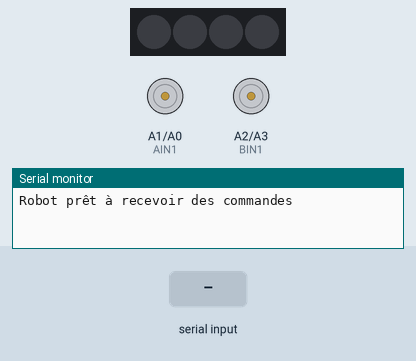
The sketch below on a simulated Arduino Uno, built with avr-gcc and run on an emulated ATmega328P. Shown: 4 RGB LEDs in strip order, left to right, motor-driver pin pairs drawn as motors (green arrow = first pin HIGH = forward, orange = second pin HIGH = backward, longer = more drive, scaled by the enable pin), the last lines printed to the serial monitor. The inputs (shaded band) are chosen by the test bench.

Above: at 1.2 s.
1.3 s: "AVANCER;" received over the second serial link
At 1.7 s:
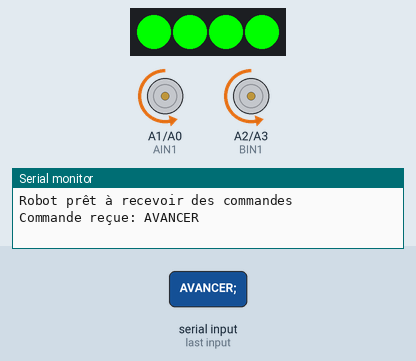
2.8 s: "RECULER;" received over the second serial link
At 4.0 s:
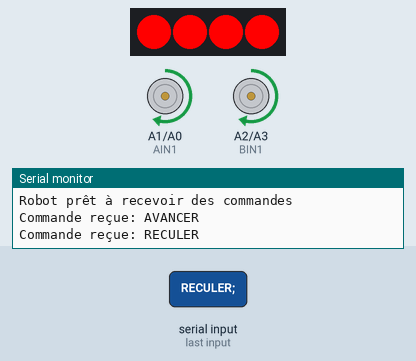
4.3 s: "A_GAUCHE;" received over the second serial link
At 5.2 s:
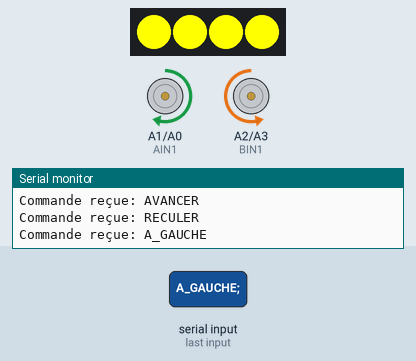
5.8 s: "A_DROITE;" received over the second serial link
At 6.3 s:
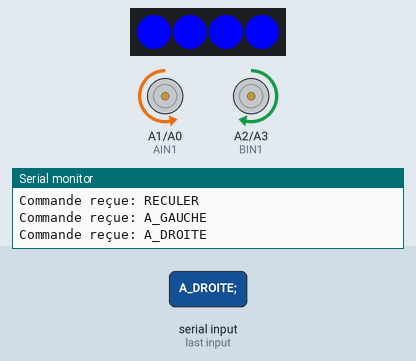
7.3 s: "STOP;" received over the second serial link
At 8.6 s:
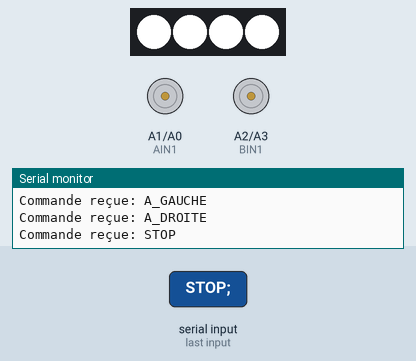
Timing chart, 0 to 9.8 s (numbered marks = the images above; inputs shaded):
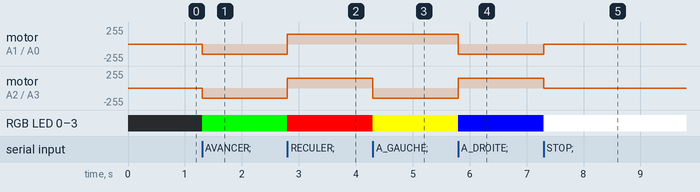

The sketch:

Alphabot2.ino
```cpp
#include <SoftwareSerial.h>
#include "Alphabot2.h" // Inclure le fichier de la classe

Alphabot2 robot; //on definit l'appelle de classe avec "robot"

SoftwareSerial btSerial(3, 2); // RX, TX pour la communication Bluetooth

void setup() {
  Serial.begin(9600);
  btSerial.begin(9600); // Initialiser la communication Bluetooth

  Serial.println("Robot prêt à recevoir des commandes");
}

void loop() {
  if (btSerial.available()) {
    String command = btSerial.readStringUntil(';');
    Serial.println("Commande reçue: " + command);

    if (command == "AVANCER") {
      robot.avancer(150); // Vitesse 150 pour avancer
    } else if (command == "RECULER") {
      robot.reculer(150); // Vitesse 150 pour reculer
    } else if (command == "A_GAUCHE") {
      robot.gauche(150); // Vitesse 150 pour tourner à gauche
    } else if (command == "A_DROITE") {
      robot.droite(150); // Vitesse 150 pour tourner à droite
    } else if (command == "STOP") {
      robot.stop(); // Arrêter le robot
    } else {
      btSerial.println("NOK"); // Commande incorrecte
    }
  }
}
```

Alphabot2.h
```cpp
#ifndef ALPHABOT2_H
#define ALPHABOT2_H

#include <Adafruit_NeoPixel.h>
#include <Arduino.h>
#include <SoftwareSerial.h> // Include SoftwareSerial library

#define PWMA 6           // Left Motor Speed pin (ENA)
#define AIN2 A0          // Motor-L forward (IN2)
#define AIN1 A1          // Motor-L backward (IN1)
#define PWMB 5           // Right Motor Speed pin (ENB)
#define BIN1 A2          // Motor-R forward (IN3)
#define BIN2 A3          // Motor-R backward (IN4)
#define PIN 7            // LED pin
#define BT_RX_PIN 3      // Bluetooth RX pin (D2)
#define BT_TX_PIN 2      // Bluetooth TX pin (D3)

class Alphabot2 {
  private:
    Adafruit_NeoPixel RGB;
    SoftwareSerial btSerial;

  public:
    Alphabot2() : RGB(4, PIN, NEO_GRB + NEO_KHZ800), btSerial(BT_RX_PIN, BT_TX_PIN) {
      // Initialisation des composants
      Serial.begin(9600);
      btSerial.begin(9600); // Initialiser la communication Bluetooth
      pinMode(PWMA, OUTPUT);
      pinMode(AIN2, OUTPUT);
      pinMode(AIN1, OUTPUT);
      pinMode(PWMB, OUTPUT);
      pinMode(BIN1, OUTPUT);
      pinMode(BIN2, OUTPUT);
      analogWrite(PWMA, 0);
      analogWrite(PWMB, 0);
      digitalWrite(AIN1, LOW);
      digitalWrite(AIN2, HIGH);
      digitalWrite(BIN1, LOW);
      digitalWrite(BIN2, HIGH);
      RGB.begin();
      RGB.show(); // Initialiser les pixels LED (tout éteint)
    }

    void avancer(int vitesse) {
      digitalWrite(AIN1, LOW);
      digitalWrite(AIN2, HIGH);
      digitalWrite(BIN1, LOW);
      digitalWrite(BIN2, HIGH);
      analogWrite(PWMA, vitesse);
      analogWrite(PWMB, vitesse);
      setLEDColor(0x00FF00); // Vert pour avancer
    }

    void reculer(int vitesse) {
      digitalWrite(AIN1, HIGH);
      digitalWrite(AIN2, LOW);
      digitalWrite(BIN1, HIGH);
      digitalWrite(BIN2, LOW);
      analogWrite(PWMA, vitesse);
      analogWrite(PWMB, vitesse);
      setLEDColor(0xFF0000); // Rouge pour reculer
    }

    void droite(int vitesse) {
      digitalWrite(AIN1, LOW);
      digitalWrite(AIN2, HIGH);
      digitalWrite(BIN1, HIGH);
      digitalWrite(BIN2, LOW);
      analogWrite(PWMA, vitesse);
      analogWrite(PWMB, vitesse);
      setLEDColor(0x0000FF); // Bleu pour droite
    }

    void gauche(int vitesse) {
      digitalWrite(AIN1, HIGH);
      digitalWrite(AIN2, LOW);
      digitalWrite(BIN1, LOW);
      digitalWrite(BIN2, HIGH);
      analogWrite(PWMA, vitesse);
      analogWrite(PWMB, vitesse);
      setLEDColor(0xFFFF00); // Jaune pour gauche
    }

    void stop() {
      analogWrite(PWMA, 0);
      analogWrite(PWMB, 0);
      setLEDColor(0xFFFFFF); // Blanc pour stop
    }

  private:
    void setLEDColor(uint32_t color) {
      for (int i = 0; i < 4; i++) {
        RGB.setPixelColor(i, color);
      }
      RGB.show();
    }
};

#endif
```

Measured:
- after the input at 1.3 s, motor on A1 (AIN1) / A0 (AIN2), motor on A2 (BIN1) / A3 (BIN2): stopped → backward 150/255 at once; RGB LED 0–3: off → RGB(0, 255, 0) at once
- after the input at 2.8 s, motor on A1 (AIN1) / A0 (AIN2), motor on A2 (BIN1) / A3 (BIN2): backward 150/255 → forward 150/255 at once; RGB LED 0–3: RGB(0, 255, 0) → RGB(255, 0, 0) at once
- after the input at 4.3 s, motor on A2 (BIN1) / A3 (BIN2): forward 150/255 → backward 150/255 at once; RGB LED 0–3: RGB(255, 0, 0) → RGB(255, 255, 0) at once
- after the input at 5.8 s, motor on A1 (AIN1) / A0 (AIN2): forward 150/255 → backward 150/255 at once; motor on A2 (BIN1) / A3 (BIN2): backward 150/255 → forward 150/255 at once; RGB LED 0–3: RGB(255, 255, 0) → RGB(0, 0, 255) at once
- after the input at 7.3 s, motor on A1 (AIN1) / A0 (AIN2): backward 150/255 → stopped at once; motor on A2 (BIN1) / A3 (BIN2): forward 150/255 → stopped at once; RGB LED 0–3: RGB(0, 0, 255) → RGB(255, 255, 255) at once
